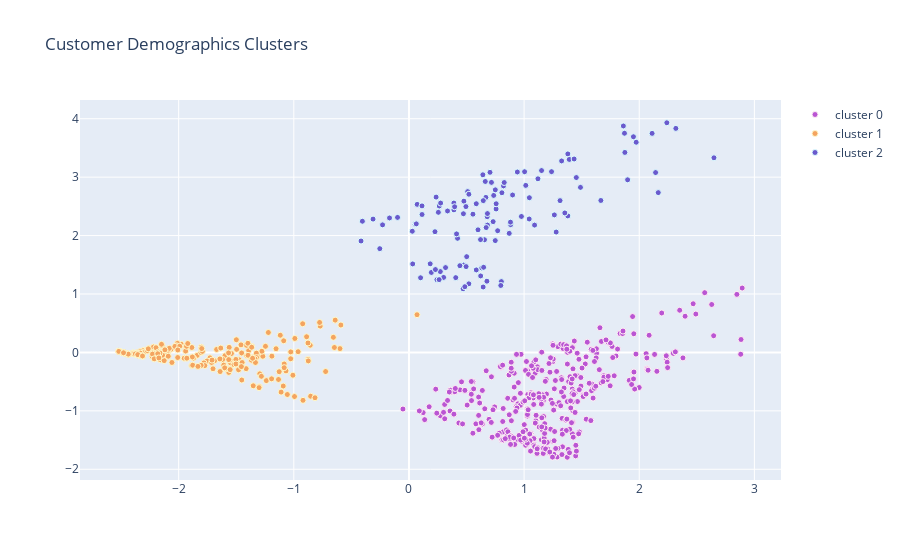

Here is the notebook cell this chart was saved with:
### Code cell
fig = go.Figure()
fig.add_trace(go.Scatter(
        x=x0['pc1'],
        y=x0['pc2'],
        name='cluster 0',
        mode='markers',
        marker=dict(
                color='mediumorchid',
                line=dict(
                color='lavenderblush',
                width=1))
        ))
fig.add_trace(go.Scatter(
        x=x1['pc1'],
        y=x1['pc2'],
        name='cluster 1',
        mode='markers',
        marker=dict(
                color='sandybrown',
                line=dict(
                color='lemonchiffon',
                width=1))
        ))
fig.add_trace(go.Scatter(
        x=x2['pc1'],
        y=x2['pc2'],
        name='cluster 2',
        mode='markers',
        marker=dict(
                color='slateblue',
                line=dict(
                color='lightcyan',
                width=1))
        ))
fig.update_layout(title='Customer Demographics Clusters')
fig.show()

### Figure 1 — Plotly figure (JSON) as saved in the notebook; plotly's stock layout.template omitted (floating-point values rounded to 4 significant figures; data arrays with more than 128 entries replaced by an {"elided": "..."} marker saying what was removed)
{"data": [{"marker": {"color": "mediumorchid", "line": {"color": "lavenderblush", "width": 1}}, "mode": "markers", "name": "cluster 0", "type": "scatter", "x": {"elided": "353 float values"}, "y": {"elided": "353 float values"}}, {"marker": {"color": "sandybrown", "line": {"color": "lemonchiffon", "width": 1}}, "mode": "markers", "name": "cluster 1", "type": "scatter", "x": {"elided": "276 float values"}, "y": {"elided": "276 float values"}}, {"marker": {"color": "slateblue", "line": {"color": "lightcyan", "width": 1}}, "mode": "markers", "name": "cluster 2", "type": "scatter", "x": [1.312, 1.862, 0.2259, 0.5847, -0.3118, 0.6795, 0.656, 0.3904, 1.38, 0.5848, 1.263, 1.38, 0.07145, 2.24, 1.667, 1.354, 0.6219, 1.95, 0.03251, 1.279, 1.091, 0.871, 0.1945, 0.4701, -0.2531, 0.8832, 0.9415, 1.875, 0.3179, 0.642, 1.152, 0.6228, 0.7495, -0.09902, 0.4065, 1.326, 0.6771, 0.8212, 0.9001, 0.2357, 1.046, 0.9765, 2.649, 0.39, 0.4749, 0.5101, 1.238, 0.6817, 1.872, -0.4162, 1.12, 0.7567, 0.8073, 0.7361, 0.7705, 0.8024, 0.2724, 0.7574, -0.1688, 0.5201, 0.731, 0.6816, 0.7164, 2.112, 0.5204, 0.3965, 0.05453, 0.1133, 0.7976, -0.4043, 0.4961, 0.4423, 1.49, 0.6681, 2.142, 1.392, 2.318, 0.5015, 0.1137, 0.3351, 1.973, 0.6705, 0.1009, 0.477, 0.1845, 0.2633, 0.2298, 1.899, 0.5997, 0.6328, 1.004, 0.02908, 1.434, 1.453, 0.6483, 2.165, 0.6445, 0.7498, 0.6456, 0.4948, 0.704, 0.8274, -0.2292, 0.4853, 0.2554, 0.2751, 1.044, 0.8818, 0.4222, 0.2429, 0.4134, 1.015, 0.6629, 0.5557, 0.3012, 0.262, 0.473, 0.06368], "y": [2.598, 3.876, 2.067, 2.545, 2.282, 2.324, 1.928, 2.44, 3.398, 1.412, 2.354, 2.337, 2.534, 3.931, 2.601, 2.387, 1.931, 3.691, 1.515, 2.06, 2.179, 2.038, 1.369, 1.089, 1.776, 2.187, 3.088, 3.423, 1.452, 3.041, 3.113, 1.309, 1.914, 2.311, 1.28, 3.277, 1.219, 2.85, 2.695, 2.659, 2.648, 2.327, 3.331, 2.557, 1.495, 2.752, 3.094, 2.377, 3.751, 1.907, 2.972, 2.455, 2.733, 2.687, 2.083, 1.212, 1.384, 2.545, 2.301, 1.174, 2.239, 2.18, 2.911, 3.749, 2.708, 2.493, 2.192, 2.508, 1.146, 2.245, 1.469, 1.484, 2.825, 2.653, 3.079, 3.303, 3.834, 1.639, 2.361, 2.421, 3.597, 2.137, 1.278, 2.59, 1.516, 2.506, 1.418, 2.954, 2.099, 1.447, 3.093, 2.074, 3.311, 2.993, 1.457, 2.735, 1.12, 2.783, 2.598, 2.496, 3.082, 2.908, 2.183, 1.125, 2.398, 2.556, 2.284, 2.23, 1.953, 1.245, 2.029, 2.859, 2.926, 2.366, 1.284, 1.246, 2.374, 2.201]}], "layout": {"title": {"text": "Customer Demographics Clusters"}}}
